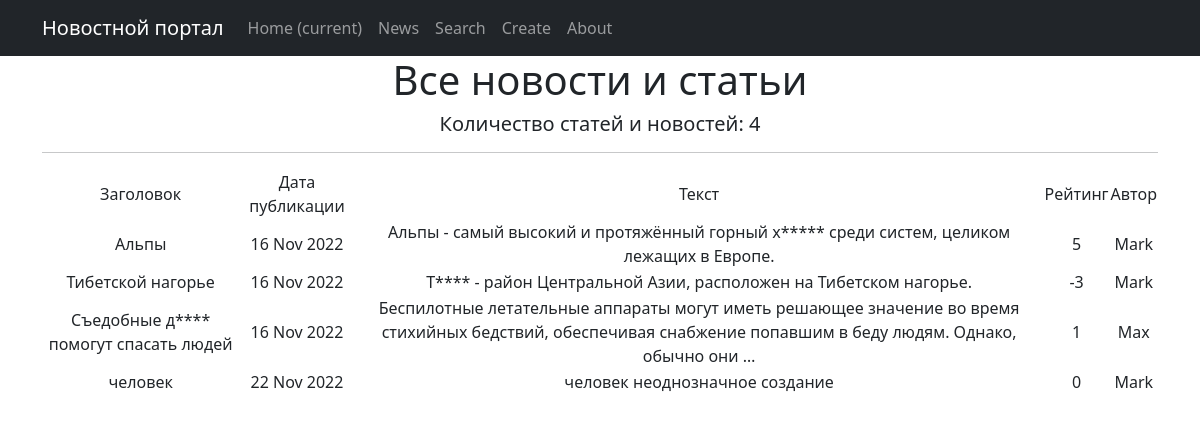
The page /news/ on the database as committed earlier.
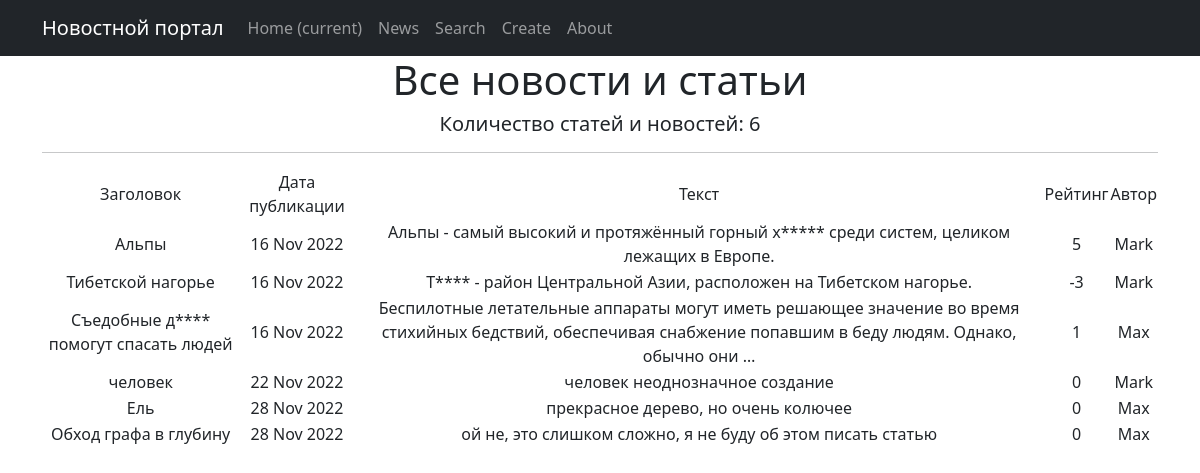
The same page on the database as committed later.
### news/models.py (models this page shows, shortened)
class Post(models.Model):
    article = 'ST'
    news = 'NW'
    author = models.ForeignKey(Author, on_delete=models.CASCADE)
    user = models.ForeignKey(User, null=True, on_delete=models.CASCADE)
    type_of_post = models.CharField(max_length=2, choices=type_of_posts_choice)
    time_of_publication = models.DateTimeField(auto_now_add=True)
    category = models.ManyToManyField(Category, through='PostCategory')
    header = models.CharField(max_length=255)
    text = models.TextField()
    rate = models.IntegerField(default=0)

### news/views.py (the view)
# urls.py: path('', PostList.as_view(), name='post_list'),
class PostList(ListView):
    model = Post
    ordering = 'time_of_publication'
    template_name = 'news.html'
    context_object_name = 'posts'
    paginate_by = 10
    def get_queryset(self):
        queryset = super().get_queryset()
        self.filterset = PostFilter(self.request.GET, queryset)
        return self.filterset.qs
    def get_context_data(self, *, object_list=None, **kwargs):
        context = super().get_context_data(**kwargs)
        context['filterset'] = self.filterset
        return context

### news/templatetags/custom_filters.py (called while the page is built)
@register.filter()
def censor(value):
    final_text = ""
    value = str(value)
    if isinstance(value, str):
        counter = 0
        while counter < len(value):
            i = counter
            temp_word = ''
            if value[i] != ' ':
                while i < len(value) and value[i] != ' ':
                    temp_word += value[i]
                    i += 1
                if temp_word.lower() in CENSOR_WORDS:
                    temp_word = temp_word[0] + ('*' * (len(temp_word)-1))
                final_text += temp_word + " "
            counter = i + 1
        return final_text
    else:
        raise ValueError("Невозможно применить фильтр к не строковому типу данных")

### templates/news.html (shortened to what this page needs)
{% extends 'default.html' %}
{% load custom_filters %}
{% block content %}
    <h1>Все новости и статьи</h1>
        <h5>Количество статей и новостей: {{posts|length}}</h5>
        <hr>
        {% if posts %}
            <table>
                <tr>
                    <td>Заголовок</td>
                    <td>Дата публикации</td>
                    <td>Текст</td>
                    <td>Рейтинг</td>
                    <td>Автор</td>
                </tr>
                {% for posts in posts %}
                    <tr>
                        <td>{{posts.header | censor}}</td>
                        <td>{{posts.time_of_publication|date:'d M Y'}}</td>
                        <td>{{posts.text | truncatewords:20 | censor}}</td>
                        <td>{{posts.rate}}</td>
                        <td>{{posts.user | censor}}</td>
                    </tr>
                {% endfor %}
            </table>
        {% else %}
            <h2>Новостей и статей нет!</h2>
        {% endif %}
{% endblock content %}

### templates/default.html (shortened to what this page needs)
<!DOCTYPE html>
<html lang="en">
    <head>
        {% load static %}
        <link href="{% static 'css/styles.css' %}" rel="stylesheet" />
    </head>
    <body>
        <nav class="navbar navbar-expand-lg navbar-dark bg-dark static-top">
   <div class="container">
       <a class="navbar-brand" href="#">Новостной портал</a>
       <div class="collapse navbar-collapse" id="navbarResponsive">
           <ul class="navbar-nav ml-auto">
               <li class="nav-item active">
                   <a class="nav-link" href="#">Home
                       <span class="sr-only">(current)</span>
                   </a>
               </li>
               <li class="nav-item">
                   <a class="nav-link" href="/news/">News</a>
               </li>
               <li class="nav-item">
                   <a class="nav-link" href="/news/search/">Search</a>
               </li>
               <li class="nav-item">
                   <a class="nav-link" href="/news/create/">Create</a>
               </li>
               <li class="nav-item">
                   <a class="nav-link" href="/about/">About</a>
               </li>
           </ul>
       </div>
   </div>
</nav>
        <div class="container">
            <div class="row">
                <div class="col-lg-12 text-center">
                    {% block content %}{% endblock content %}
                </div>
            </div>
        </div>
    </body>
</html>

Rows that differ between the two databases and show on the page:
added Post: header|censor "Ель", time_of_publication "28 Nov 2022", text|censor "прекрасное дерево, но очень колючее", rate "0", user|censor "Max"
added Post: header|censor "Обход графа в глубину", time_of_publication "28 Nov 2022", text|censor "ой не, это слишком сложно, я не буду об этом писать статью", rate "0", user|censor "Max"
Other text that changed with them:
{{ posts|length }}: "4" → "6"
